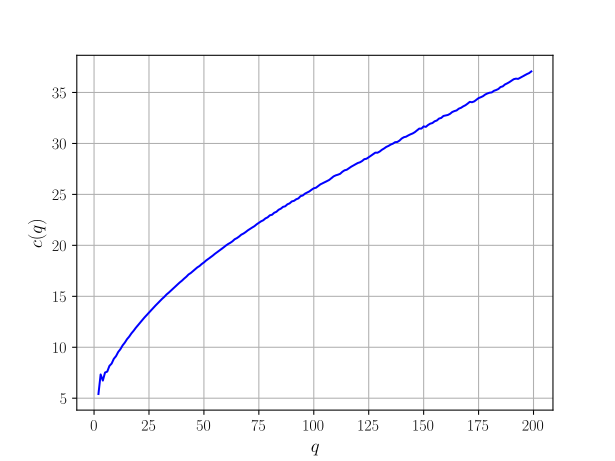

Python code for this plot:
import numpy as np
import matplotlib.pyplot as plt
import numpy.polynomial.polynomial as poly
from scipy.optimize import curve_fit
from scipy.stats import norm
from scipy.stats import entropy
import math

###################################

blocklength = 200

####################################
def generator(q):
	generator = []
	alpha = int(np.floor(q/2))
	generator.append(1)
	for i in range (1, alpha):
		generator.append(2)
	if q % 2 == 0:
		generator.append(1)
	else:
		generator.append(2)
	return(generator)
#####################################

def mean(q):
	if q%2 == 0:
		mean = q/4
	else:
		mean = (q*q - 1)/(4*q)
	return(mean)
######################################

def givendist(q):
	alpha = int(np.floor(q/2))
	givendist = []
	givendist.append(1/q)
	for i in range (1, alpha):
		givendist.append(2/q)
	if q % 2 == 0:
		givendist.append(1/q)
	else:
		givendist.append(2/q)
	return(givendist)

######################################

def kllamb(p, lamb, generator, q):
	array = []
	number = 0
	for item in givendist(q):
		array.append(item*np.exp(-1*number*lamb))
		number = number + 1
	return(-1*p*lamb - np.log(np.sum(array)))

def kl(p, generator, q):
	X1 = []
	Y1 = []
	for lamb in np.linspace(0, 8, 500):
		X1.append(lamb)
		Y1.append(kllamb(p, lamb, generator, q))
	#return(np.max(Y1))
	return(X1[np.argmax(Y1)])

qdata = []
parameterdata = []

for q in range(2,200):
	X = []
	Y = []
	Z = []

	for p in np.linspace(0.1, mean(q), 100):
		X.append(p)
		Y.append(kl(p, generator, q))

	def f(p, a):
		return(a*np.float_power(p, 1/q) - a*np.float_power(mean(q), 1/q))

	parameters = curve_fit(f, X, Y)
	
	qdata.append(q)
	parameterdata.append(-parameters[0][0])

	print(q, -parameters[0][0])

plt.rc('text', usetex=True)
plt.rc('font', family='serif')

fig, ax = plt.subplots()

plt.plot(qdata, parameterdata, 'b')

plt.xlabel(r'$\displaystyle q$', fontsize = '14')
plt.ylabel(r'$\displaystyle c(q)$', fontsize = '14')

plt.xticks(fontsize = '12')
plt.yticks(fontsize = '12')

plt.grid(True)

fig.savefig('cqwithq.svg', format='svg', dpi=1200)

plt.show()
